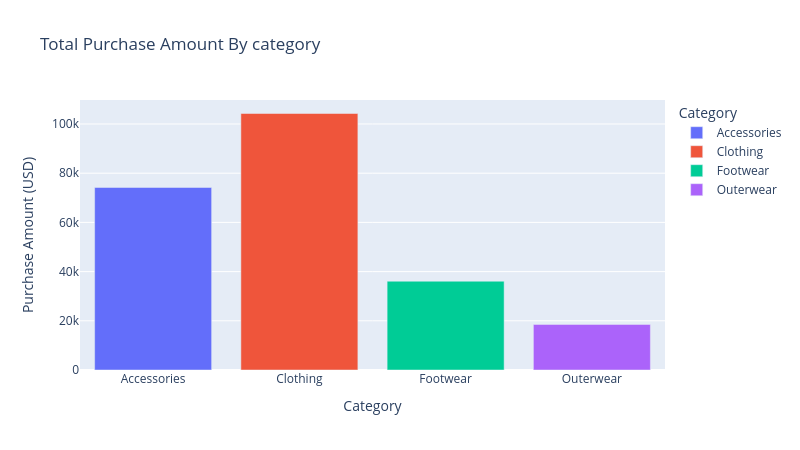

The code cell stored with this chart in its notebook:
### Code cell
total_purchase_amount= df.groupby(['Category'])['Purchase Amount (USD)'].sum().reset_index()
total_purchase_amount
px.bar(
    total_purchase_amount,
    x='Category',
    y='Purchase Amount (USD)',
    title='Total Purchase Amount By category',
    width=800,
    height=450,
    color ='Category'
)

### Figure 1 — Plotly figure (JSON) as saved in the notebook; plotly's stock layout.template omitted (floating-point values rounded to 4 significant figures)
{"data": [{"alignmentgroup": "True", "hovertemplate": "Category=%{x}<br>Purchase Amount (USD)=%{y}<extra></extra>", "legendgroup": "Accessories", "marker": {"color": "#636efa", "pattern": {"shape": ""}}, "name": "Accessories", "offsetgroup": "Accessories", "orientation": "v", "showlegend": true, "textposition": "auto", "type": "bar", "x": ["Accessories"], "xaxis": "x", "y": [74200], "yaxis": "y"}, {"alignmentgroup": "True", "hovertemplate": "Category=%{x}<br>Purchase Amount (USD)=%{y}<extra></extra>", "legendgroup": "Clothing", "marker": {"color": "#EF553B", "pattern": {"shape": ""}}, "name": "Clothing", "offsetgroup": "Clothing", "orientation": "v", "showlegend": true, "textposition": "auto", "type": "bar", "x": ["Clothing"], "xaxis": "x", "y": [104264], "yaxis": "y"}, {"alignmentgroup": "True", "hovertemplate": "Category=%{x}<br>Purchase Amount (USD)=%{y}<extra></extra>", "legendgroup": "Footwear", "marker": {"color": "#00cc96", "pattern": {"shape": ""}}, "name": "Footwear", "offsetgroup": "Footwear", "orientation": "v", "showlegend": true, "textposition": "auto", "type": "bar", "x": ["Footwear"], "xaxis": "x", "y": [36093], "yaxis": "y"}, {"alignmentgroup": "True", "hovertemplate": "Category=%{x}<br>Purchase Amount (USD)=%{y}<extra></extra>", "legendgroup": "Outerwear", "marker": {"color": "#ab63fa", "pattern": {"shape": ""}}, "name": "Outerwear", "offsetgroup": "Outerwear", "orientation": "v", "showlegend": true, "textposition": "auto", "type": "bar", "x": ["Outerwear"], "xaxis": "x", "y": [18524], "yaxis": "y"}], "layout": {"barmode": "relative", "height": 450, "legend": {"title": {"text": "Category"}, "tracegroupgap": 0}, "title": {"text": "Total Purchase Amount By category"}, "width": 800, "xaxis": {"anchor": "y", "autorange": true, "categoryarray": ["Accessories", "Clothing", "Footwear", "Outerwear"], "categoryorder": "array", "domain": [0, 1], "range": [-0.5, 3.5], "title": {"text": "Category"}, "type": "category"}, "yaxis": {"anchor": "x", "autorange": true, "domain": [0, 1], "range": [0, 109800.0], "title": {"text": "Purchase Amount (USD)"}, "type": "linear"}}}
